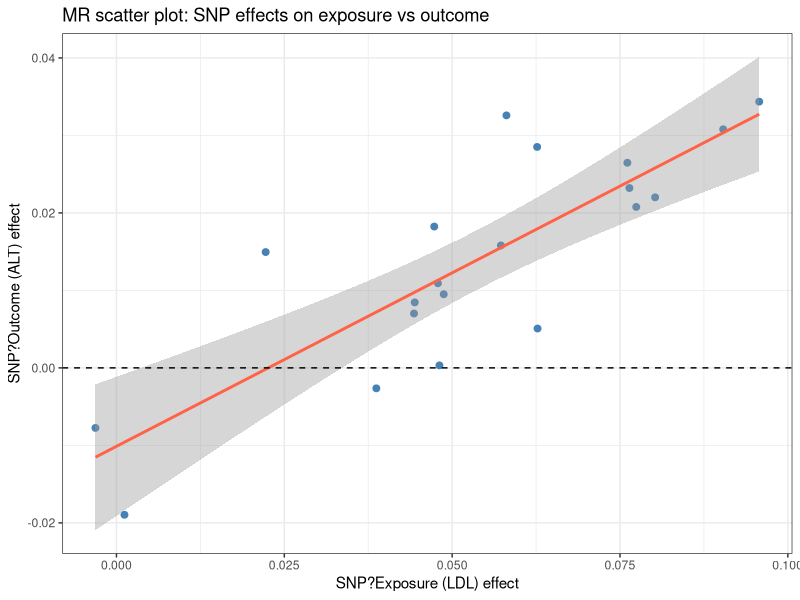

R code for this plot:
## ---- chunk 1
#| include: false
#| eval: true
library(tidyverse)
library(broom)
## ---- chunk 2
set.seed(2024)
n <- 5000

# Simulate genetic score (standardised polygenic score for LDL)
G <- rbinom(n, 2, 0.3)          # 0/1/2 copies of effect allele

# Simulate confounder (BMI) - NOT associated with G (by Mendel's laws)
BMI <- rnorm(n, 25, 4)

# LDL causally affected by G and BMI
LDL <- 0.8 * G + 0.4 * BMI + rnorm(n, 0, 1.5)

# ALT: true causal effect of LDL = 0.3; also affected by BMI (confounder)
ALT <- 0.3 * LDL + 0.5 * BMI + rnorm(n, 0, 2)

sim <- tibble(G, BMI, LDL, ALT)
## ---- chunk 3
# OLS is biased because BMI confounds LDL-ALT association
fit_ols <- lm(ALT ~ LDL, data = sim)
tidy(fit_ols, conf.int = TRUE) %>% filter(term == "LDL")
## ---- chunk 4
# First stage: SNP - LDL (relevance check)
fit_z_x <- lm(LDL ~ G, data = sim)
beta_zx  <- coef(fit_z_x)["G"]
se_zx    <- summary(fit_z_x)$coefficients["G", "Std. Error"]
f_stat   <- (beta_zx / se_zx)^2
cat("First-stage F-statistic:", round(f_stat, 1), "\n")

# Reduced form: SNP - ALT
fit_z_y <- lm(ALT ~ G, data = sim)
beta_zy  <- coef(fit_z_y)["G"]
se_zy    <- summary(fit_z_y)$coefficients["G", "Std. Error"]

# Wald ratio
beta_mr <- beta_zy / beta_zx
se_mr   <- se_zy / abs(beta_zx)     # delta method (approximate)

cat("Wald ratio MR estimate:", round(beta_mr, 3),
    "| SE:", round(se_mr, 3),
    "| 95% CI: (", round(beta_mr - 1.96 * se_mr, 3), ",",
    round(beta_mr + 1.96 * se_mr, 3), ")\n")
cat("True causal effect: 0.3\n")
## ---- chunk 5
library(AER)   # ivreg()
fit_iv <- ivreg(ALT ~ LDL | G, data = sim)
tidy(fit_iv, conf.int = TRUE) %>% filter(term == "LDL")
## ---- chunk 6
# Simulated scatter plot: SNP effects on exposure vs outcome
set.seed(42)
n_snps  <- 20
beta_x  <- rnorm(n_snps, 0.05, 0.02)        # SNP-LDL effects
beta_y  <- 0.3 * beta_x + rnorm(n_snps, 0, 0.008)  # SNP-outcome (no pleiotropy)

tibble(beta_x, beta_y) %>%
  ggplot(aes(x = beta_x, y = beta_y)) +
  geom_point(size = 2, color = "steelblue") +
  geom_smooth(method = "lm", se = TRUE, color = "tomato") +
  geom_hline(yintercept = 0, linetype = "dashed") +
  labs(title = "MR scatter plot: SNP effects on exposure vs outcome",
       x = "SNP?Exposure (LDL) effect",
       y = "SNP?Outcome (ALT) effect") +
  theme_bw()
## ---- chunk 7
fit1 <- lm(LDL ~ G, data = sim)
f    <- summary(fit1)$fstatistic["value"]
cat("F-statistic:", round(f, 1), "? strong if > 10\n")

# Weak instrument
G_weak  <- rbinom(nrow(sim), 2, 0.05)
LDL_alt <- 0.1 * G_weak + 0.4 * sim$BMI + rnorm(nrow(sim), 0, 1.5)
fit_weak <- lm(LDL_alt ~ G_weak)
cat("Weak instrument F:", round(summary(fit_weak)$fstatistic["value"], 1), "\n")
## ---- chunk 8
ALT_p <- 0.3 * sim$LDL + 0.5 * sim$BMI + 0.4 * sim$G + rnorm(nrow(sim), 0, 2)

# SNP-outcome (includes direct path)
beta_zy_p <- coef(lm(ALT_p ~ sim$G))["sim$G"]
wald_p    <- beta_zy_p / beta_zx

cat("True causal effect: 0.3\n")
cat("Wald ratio with pleiotropy:", round(wald_p, 3), "\n")
# Biased upward because SNP -> ALT directly inflates beta_zy
